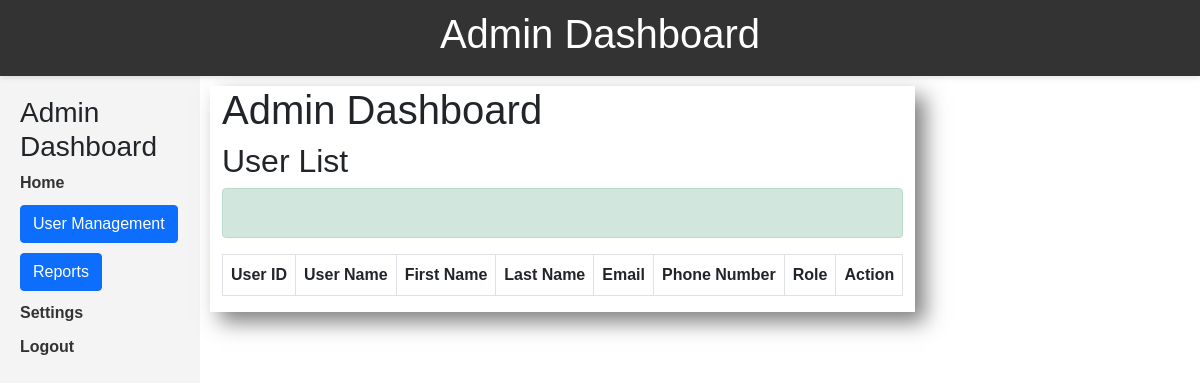
Page /pages/admin_dashboard/user_list.php on the earlier database version.
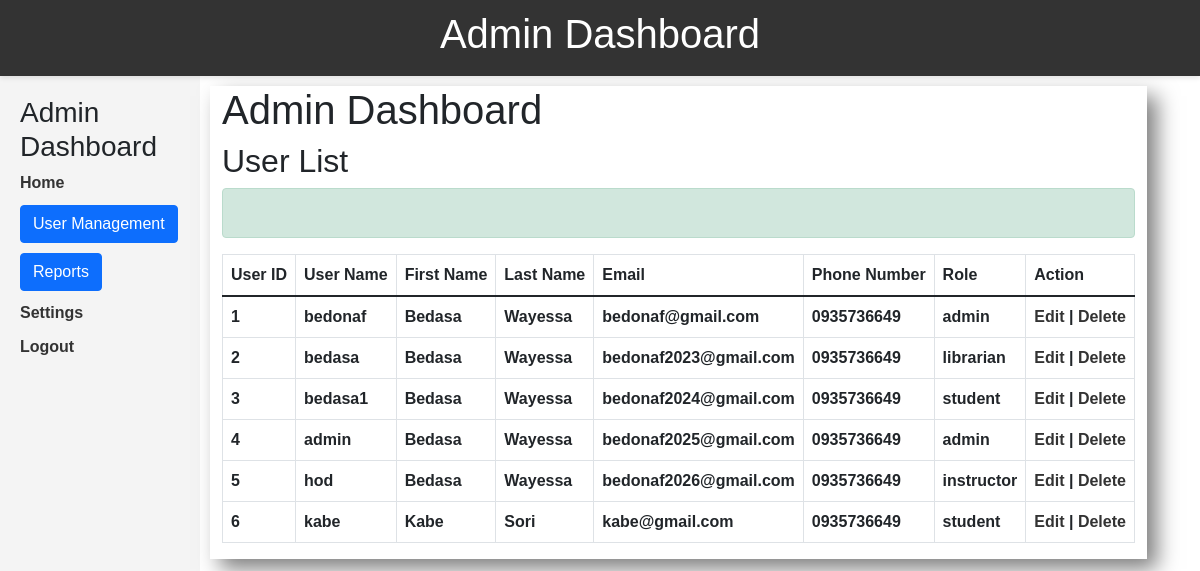
Same page on the later database version.
### tables this page shows
CREATE TABLE `users_tbl` (
  `UserID` int(11) NOT NULL,
  `UserName` varchar(100) DEFAULT NULL,
  `FirstName` varchar(100) DEFAULT NULL,
  `LastName` varchar(100) DEFAULT NULL,
  `PhoneNumber` varchar(20) DEFAULT NULL,
  `Email` varchar(255) DEFAULT NULL,
  `Passwords` varchar(255) DEFAULT NULL,
  `Roles` varchar(50) DEFAULT NULL
);

### pages/admin_dashboard/user_list.php (the view, shortened to what this page needs)
<?php
require 'index.php';
?>
<div class="jumbotron">
    <div class="content"  style="align-content: space-between;
         justify-content: flex-end; ">
        <div class="container"
             style="align-content: center;
             justify-content: flex-end;
             box-shadow: 10px 10px 20px 0px rgba(0, 0, 0, 0.5);">
            <h1>Admin Dashboard</h1>
            <div id="user_list">
                <h2>User List</h2>
                <div class="alert alert-success forms" role="alert">
                </div>
                <table class="table table-bordered" border='1'>
                    <thead>
                        <tr>
                            <th>User ID</th>
                            <th>User Name</th>
                            <th>First Name</th>
                            <th>Last Name</th>
                            <th>Email</th>
                            <th>Phone Number</th>
                            <th>Role</th>
                            <th>Action</th>
                        </tr>
                    <thead>
                    <tbody>
                        <?php
                        include '../../includes/db_connection.php';
                        $sql = "SELECT * FROM users_tbl";
                        $result = $conn->query($sql);
                        while ($row = mysqli_fetch_assoc($result)) {
                            echo "<tr>";
                            echo "<td>" . $row["UserID"] . "</td>";
                            echo "<td>" . $row["UserName"] . "</td>";
                            echo "<td>" . $row["FirstName"] . "</td>";
                            echo "<td>" . $row["LastName"] . "</td>";
                            echo "<td>" . $row["Email"] . "</td>";
                            echo "<td>" . $row["PhoneNumber"] . "</td>";
                            echo "<td>" . $row["Roles"] . "</td>";
                            echo "<td><a href='edit_user.php?id=" . $row["UserID"] . "'>Edit</a> | <a href='delete_user.php?id=" . $row["UserID"] . "'>Delete</a></td>";
                            echo "</tr>";
                        }
                        ?>
                    </tbody>
                </table>
            </div>
        </div>
    </div>
</div>

### pages/admin_dashboard/index.php (shortened to what this page needs)
<!DOCTYPE html>
<html lang="en">
    <head>
        <link rel="stylesheet" href="../css/bootstrap.css">
        <link rel="stylesheet" href="../css/bootstrap.min.css">
        <link rel="stylesheet" href="../css/style.css">
    </head>
    <body >
        <header>
            <h1>Admin Dashboard</h1>
        </header>
        <div class ="mycontainer" style="display: flex;">
            <div class="left-content">
                <div id="sidebar">
                    <h3>Admin Dashboard</h3>
                    <ul>
                        <li> <a href="home.php">Home</a> </li>
                        <li>
                            <a href="#" onclick="toggleSubMenu('userManagement')"class="btn btn-primary">User Management</a>
                        </li>
                        <li>
                            <a href="#" onclick="toggleSubMenu('reports')" class="btn btn-primary">Reports</a>
                        </li>
                        <li>
                            <a href="#" onclick="toggleSubMenu('settings')">Settings</a>
                        </li>
                        <li> <a href="logout.php">Logout</a> </li>
                    </ul>
                </div>
            </div>

### pages/css/style.css (style rules this page uses)
* { padding: 0; margin: 0; box-sizing: border-box; }
body { min-height: 10vh; background-size: cover; background-repeat: no-repeat; background-position: center; font-family: 'Gill Sans', 'Gill Sans MT', Calibri, 'Trebuchet MS', sans-serif; font-weight: bold; }
#sidebar { width: 200px; background: #f4f4f4; padding: 20px; height: 100vh; transition: width 1s ease; }
header { position: relative; background-color: #333; color: rgba(251, 250, 250, 0.995); padding: 10px; text-align: center; box-shadow: 0 2px 5px rgba(0, 0, 0, 0.1); }
header h1 { color: #fff; }
ul { list-style: none; padding: 0; }
li { margin-bottom: 10px; }
a { text-decoration: none; color: #333; }
.content { display: block; height: 100vh; padding: 10px; }

Differences in the rows shown:
added users_tbl: UserID "1", UserName "bedonaf", FirstName "Bedasa", LastName "Wayessa", Email "bedonaf@gmail.com", PhoneNumber "0935736649", Roles "admin"
added users_tbl: UserID "2", UserName "bedasa", FirstName "Bedasa", LastName "Wayessa", Email "bedonaf2023@gmail.com", PhoneNumber "0935736649", Roles "librarian"
added users_tbl: UserID "3", UserName "bedasa1", FirstName "Bedasa", LastName "Wayessa", Email "bedonaf2024@gmail.com", PhoneNumber "0935736649", Roles "student"
added users_tbl: UserID "4", UserName "admin", FirstName "Bedasa", LastName "Wayessa", Email "bedonaf2025@gmail.com", PhoneNumber "0935736649", Roles "admin"
added users_tbl: UserID "5", UserName "hod", FirstName "Bedasa", LastName "Wayessa", Email "bedonaf2026@gmail.com", PhoneNumber "0935736649", Roles "instructor"
added users_tbl: UserID "6", UserName "kabe", FirstName "Kabe", LastName "Sori", Email "kabe@gmail.com", PhoneNumber "0935736649", Roles "student"
